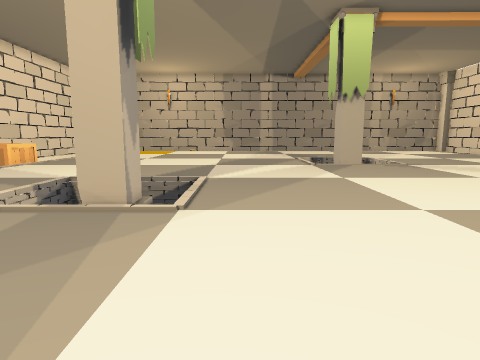
[1] (above)

16 first-person views from a walk through a Unity game level. The camera is 1.2 m above the floor, tilts 8° down and sees 75° across. The floor is counted in squares, 0.5 m on a side. Each view is taken from the middle of a square. On the plan, view 1 faces up. The plan holds only what a view shows up to about 19 squares ahead; the rest is blank. The player character is not drawn.

[2]
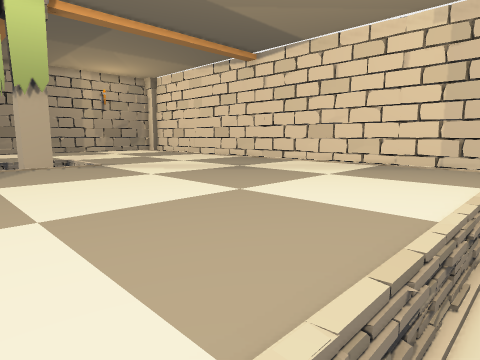

[3]
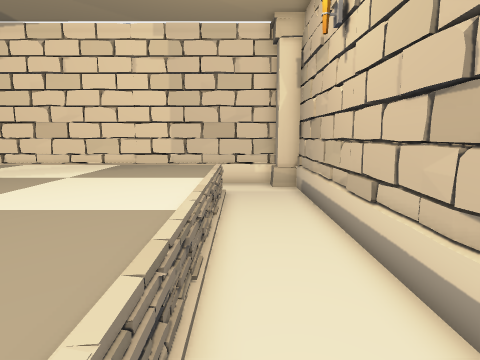

[4]
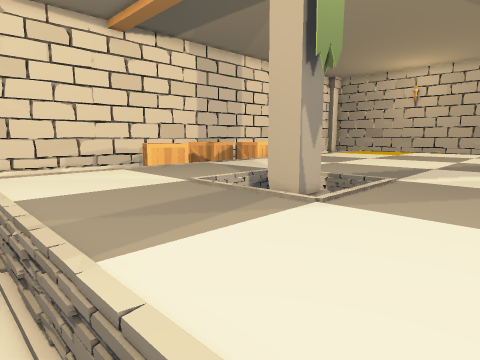

[5]
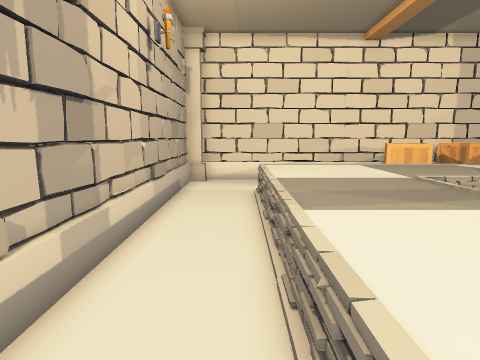

[6]
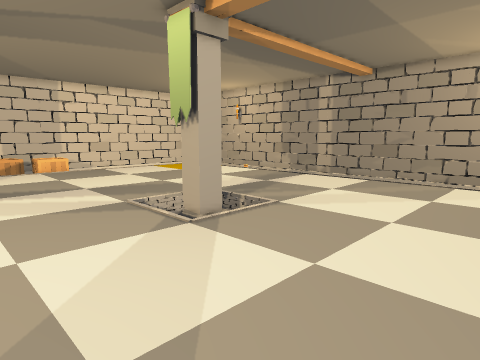

[7]
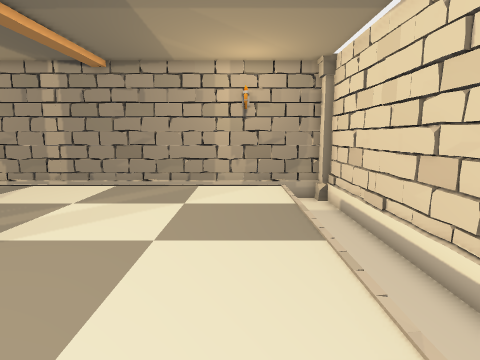

[8]
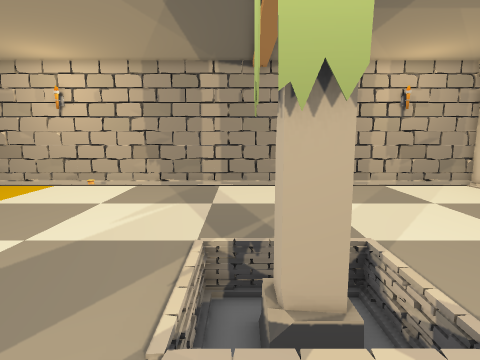

[9]
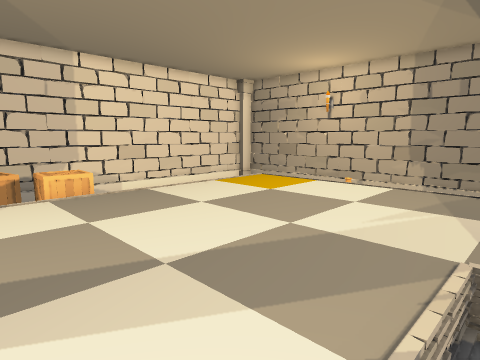

[10]
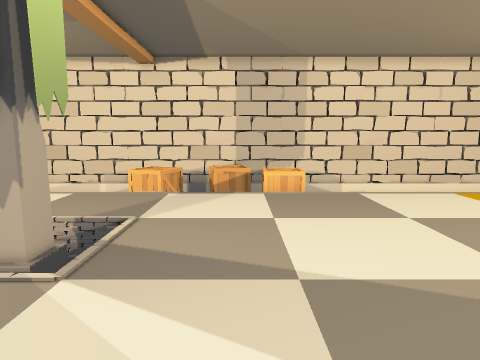

[11]
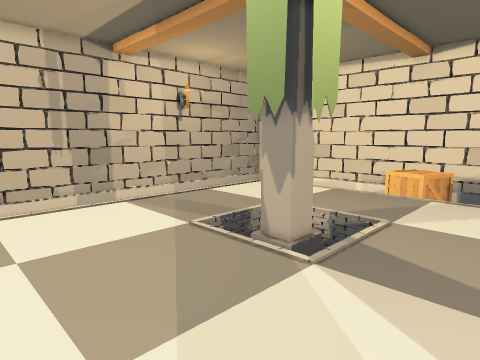

[12]
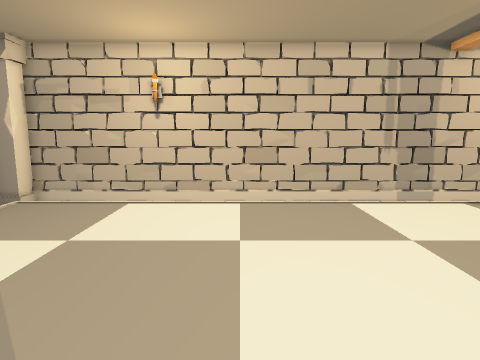

[13]
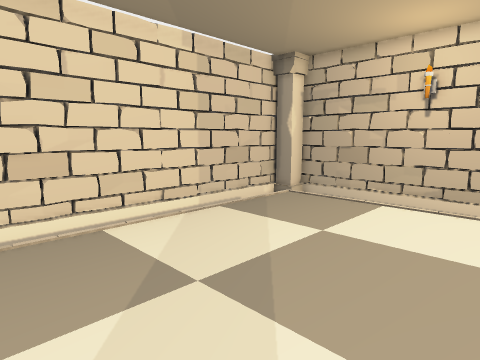

[14]
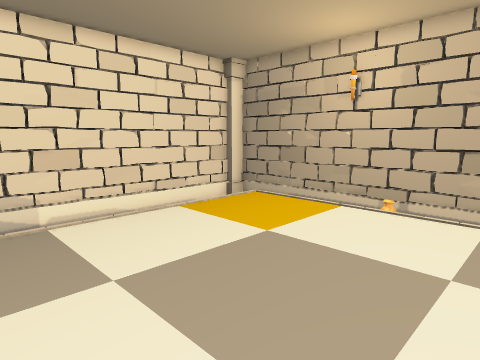

[15]
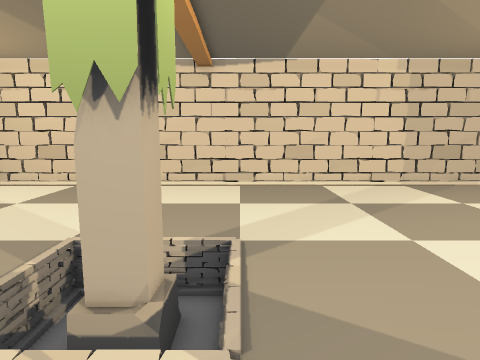

[16]
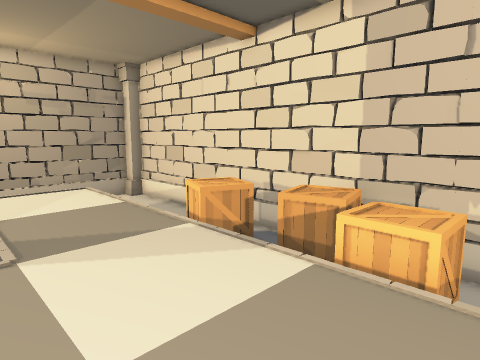

### Floor plan
Key: @ floor where view 1 was taken; # wall or solid block; x gap in a wall; . main floor; : floor 0.25 m higher than the main floor; - floor 0.5 m lower than the main floor; / step, stairs or slope; = window, fence, low wall or low ledge; B box; C column; O other object.
Columns run from 14 left of view 1 to 18 right of it. Each row starts with its distance up from view 1.
 28  ################################
 27  #        O                    -#
 26  #                             -#
 25  #   ://::////://///////:////=--#
 24  #   :........................--#
 23  #   /........................--#
 22  #   /......................./--#
 21  #   /.......................=--#
 20  #   :......................./--#
 19  #   ......................../--#
 18  #   :........................--#
 17  #   ...............=........=--#
 16  #   :...........= -x:........--#
 15  #-BB/.........../ CC:.......=--#
 14 ## BB/.........../ C-:......./  #
 13 ## BB/............:///......./  #
 12 #BBB /.......................=  #
 11 #BBB :........................  #
 10 ##B  ........................=  #
  9 ##BBB:......=.................  #
  8  #BBB/...=  x:...............=  #
  7  #BBB/.../ CC:.............../  #
  6  #   /.../ C-:................  #
  5  #   /....:///.............../  #
  4  #-  /.......................=  #
  3  #-  /......................./  #
  2  #-  .........................  #
  1  #---............///////.....=--#
  0 ##------------@-- --------------#
 -1 ##--------------   -------------#
 -2 #C--------------   ------------C#
 -3 #################################

Positions as (right, up) in squares from view 1, and headings:
1: (0, 0), facing up
2: (2, 0), facing up-right
3: (2, 0), facing right
4: (2, 0), facing up-left
5: (4, 0), facing left
6: (14, 8), facing up-left
7: (13, 10), facing up
8: (4, 10), facing up
9: (4, 10), facing up-left
10: (4, 12), facing left
11: (4, 12), facing down-left
12: (7, 12), facing down
13: (7, 12), facing down-right
14: (0, 15), facing up-left
15: (0, 13), facing right
16: (-4, 16), facing down-left
